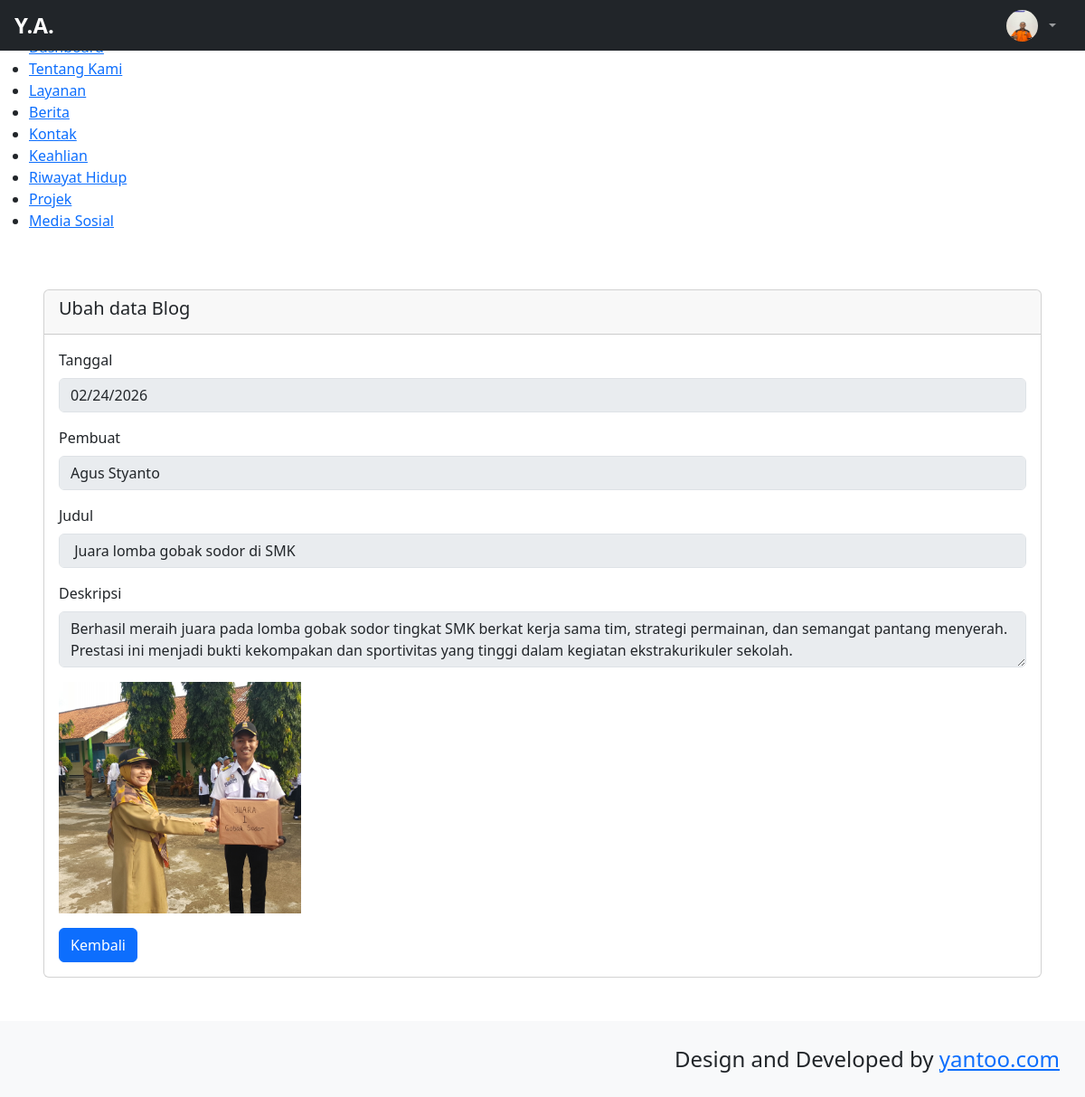
/backend/pages/blog/detail.php?id=1, run on the app's committed database.
### tables this page shows
CREATE TABLE `abouts` (
  `id` bigint NOT NULL,
  `name` varchar(255) NOT NULL,
  `bron` date NOT NULL,
  `address` text NOT NULL,
  `zip_code` int NOT NULL,
  `email` varchar(255) NOT NULL,
  `phone` varchar(255) NOT NULL,
  `total_project` int NOT NULL,
  `work` varchar(255) NOT NULL,
  `image` text NOT NULL,
  `description` text NOT NULL
);

CREATE TABLE `blogs` (
  `id` bigint NOT NULL,
  `image` varchar(255) NOT NULL,
  `date` date NOT NULL,
  `author` varchar(255) NOT NULL,
  `tittle` varchar(255) NOT NULL,
  `description` text NOT NULL
);

### backend/actions/blog/show.php (called while the page is built, shortened)
<?php
$id = $_GET['id'];
$qSelect = "SELECT * FROM blogs WHERE id='$id'";
$result = mysqli_query($connect, $qSelect) or die(mysqli_error($connect));
$blog = $result->fetch_object();

### backend/pages/blog/detail.php (the view)
<?php
include '../../partials/header.php';
include '../../partials/sidebar.php';
include '../../partials/navbar.php';
?>
   <div id="layoutSidenav_content">
<div class="row p-5">
    <div class="col-12">
        <div class="card">
            <div class="card-header">
                <h5>Ubah data Blog</h5>
            </div>
            <div class="card-body">
                <?php
                include '../../actions/blog/show.php';
                ?>
                <form action="../../actions/blog/update.php?id=<?= $blog->id ?>" method="POST"
                    enctype="multipart/form-data">
                    <div class="mb-3">
                        <label for="dateInput" class="form-label">Tanggal</label>
                        <input type="date" name="date" class="form-control" id="dateInput" required
                            value="<?= $blog->date ?>"  disabled>
                    </div>
                    <div class="mb-3">
                        <label for="author" class="form-label">Pembuat</label>
                        <input  name="author" class="form-control" id="author"
                            placeholder="Masukan Nama Pembuat..." required value="<?= $blog->author ?>"  disabled>
                    </div>
                    <div class="mb-3">
                        <label for="tittleInput" class="form-label">Judul</label>
                        <input  name="tittle" class="form-control" id="tittleInput"
                            placeholder="Masukan judul..." required value="<?= $blog->tittle ?>"  disabled>
                    </div>
                    <div class="mb-3">
                        <label for="descriptionInput" class="form-label">Deskripsi</label>
                        <textarea  name="description" class="form-control" id="descriptionInput"
                            placeholder="Masukan deskripsi..." required value="" disabled><?= $blog->description ?></textarea>
                    </div>
                   <div class="mb-3">
                        <img class="w-25" src="../../../storages/blog/<?= $blog->image?>" alt="">
                    </div>
                    <a href="./index.php" class="btn btn-primary">Kembali</a>
                </form>
            </div>
        </div>
    </div>
</div>
<?php
include '../../partials/footer.php';
include '../../partials/script.php';
?>

### backend/partials/navbar.php (shortened to what this page needs)
    <?php
        $qAbout = "SELECT * FROM abouts";
        $result = mysqli_query($connect, $qAbout) or die(mysqli_error($connect));
        $item = $result->fetch_object();
    ?>
    <body class="sb-nav-fixed">
        <nav class="sb-topnav navbar navbar-expand navbar-dark bg-dark ">
 <a class="navbar-brand ps-3 d-flex align-items-center gap-2" href="index.php">
    <span class="fw-bold fs-4">Y.A.</span>
</a>
            <ul class="navbar-nav ms-auto ms-md-0 me-3 me-lg-4">
                <li class="nav-item dropdown">
                    <a class="nav-link dropdown-toggle d-flex align-items-center gap-2" id="navbarDropdown" href="#" role="button"
                    data-bs-toggle="dropdown" aria-expanded="false">
                        <img src="../../../storages/about/<?= $item->image ?>" alt="Profile"
                            width="35" height="35" class="rounded-circle" />
                    </a>
                </li>
            </ul>
        </nav>

### backend/partials/header.php (style rules this page uses)
html, body { margin: 0; padding: 0; overflow-x: hidden; }

### data on the page
abouts: image (picture)
blogs: date "02/24/2026", author "Agus Styanto", tittle "Juara lomba gobak sodor di SMK", description "Berhasil meraih juara pada lomba gobak sodor tingkat SMK berkat kerja sama tim, strategi permainan, dan semangat pantang menyerah. Prestasi ini menjadi bukti kekompakan dan sportivitas yang tinggi dalam kegiatan ekstrakurikuler sekolah.", image (picture)
